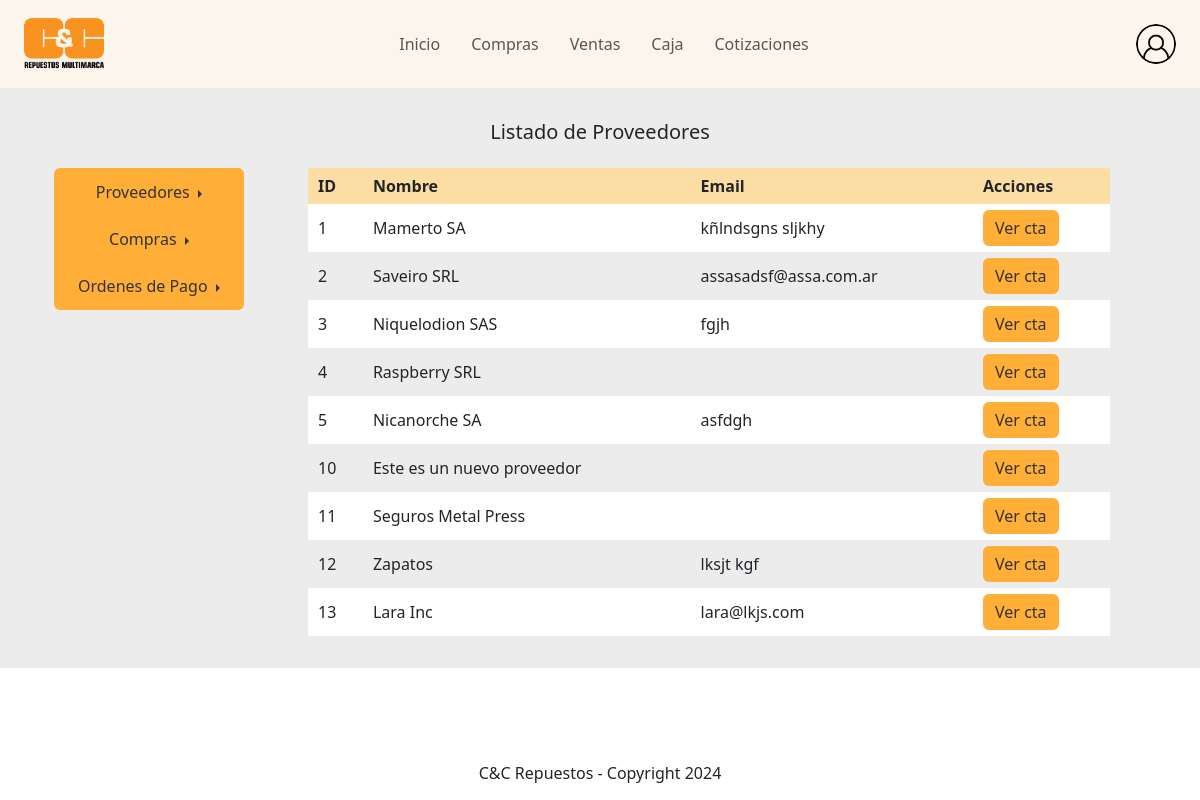
/ (signed in), run on the app's committed database.
### tables this page shows
CREATE TABLE `proveedores` (
  `id` int(10) UNSIGNED NOT NULL,
  `nombre` varchar(200) NOT NULL,
  `domicilio` varchar(200) NOT NULL,
  `telefono` varchar(45) NOT NULL,
  `cuit` varchar(11) NOT NULL,
  `email` varchar(50) NOT NULL
);

### src/controllers/ProveedoresController.php (called while the page is built, shortened)
<?PHP
class ProveedoresController{
    public static function list( ){
        $proveedor = new ProveedoresModel( );
        $listado = $proveedor->all( );
        return [
            'view' => 'proveedores/list.php',
            'proveedores' => $listado
        ];
    }
}

### src/models/EntityModel.php (called while the page is built, shortened)
<?php
class EntityModel{
    protected $pdo;
    public function connect( ){
        if (!$this->pdo) {
        $server = 'mysql:host='.DBHOST.';dbname='.DBNAME.';charset='.DBCHARSET;
        try {
        $this->pdo = new PDO( $server, DBUSER, DBPASS);
        $this->pdo->setAttribute(PDO::ATTR_ERRMODE, PDO::ERRMODE_EXCEPTION);
            } catch (PDOException $e) {
                die("Error de conexión: " . $e->getMessage());
            }
        }
    }
}
?>

### src/models/ProveedoresModel.php (called while the page is built, shortened)
<?PHP
class ProveedoresModel extends EntityModel{
    protected $pdo;
    private int $id;
    private string $nombre;
    private string $email;
    public function getId( ){
        return $this->id;
    }
    public function getNombre( ){
        return $this->nombre;
    }
    public function getEmail( ){
        return $this->email;
    }
    public function all( ){
    $stmt = $this->pdo->prepare( 'SELECT id, nombre, domicilio, telefono, cuit, email FROM proveedores' );
    $stmt->execute( );
    $stmt->setFetchMode( PDO::FETCH_CLASS, ProveedoresModel::class );
    return $stmt->fetchAll( );
    }
}

### src/views/proveedores/list.php (the view, shortened to what this page needs)
<main>
<div class="w-100 d-flex justify-content-center" style="padding-bottom: 1em;">
        <h5 class="text-center">Listado de Proveedores</h5>
    </div>
<div class="container-lg alto d-flex">
    <div class="container">
    <div class="row">
    <div class="col-2">
            <div class="btn-group-vertical" role="group" aria-label="Vertical button group">
                <div class="btn-group dropend btn" role="group">
                    <button type="button" class="btn dropdown-toggle" data-bs-toggle="dropdown" aria-expanded="false">
                    Proveedores
                    </button>
                </div>
                <div class="btn-group dropend btn" role="group">
                    <button type="button" class="btn dropdown-toggle" data-bs-toggle="dropdown" aria-expanded="false">
                    Compras
                    </button>
                </div>
                <div class="btn-group dropend btn" role="group">
                    <button type="button" class="btn dropdown-toggle" data-bs-toggle="dropdown" aria-expanded="false">
                    Ordenes de Pago
                    </button>
                </div>
            </div>
        </div>
        <div class="col-10" style="padding: 0 3em 0 5em;">
<table>
    <thead>
        <tr>
            <th>ID</th>
            <th>Nombre</th>
            <th>Email</th>
            <th>Acciones</th>
        </tr>
    </thead>
    <tbody>
        <?php foreach( $respuesta['proveedores'] as $p ): ?>
        <tr>
            <td><?php echo $p->getId( ); ?></td>
            <td><?php echo $p->getNombre( ); ?></td>
            <td><?php echo $p->getEmail( ); ?></td>
            <td>
                <a class="btn" data-bs-id="<?php echo $p->getId( ); ?>" type="button" data-bs-toggle="modal" data-bs-target="#resumenModalId">Ver cta</a>
            </td>
        </tr>
        <?php endforeach; ?>
    </tbody>
</table>
        </div>
    </div>
    </div>
</div>
</main>

### index.php (shortened to what this page needs)
<?php
$entidad = $_GET['entidad'] ?? 'proveedores';
$entidad = ucfirst(strtolower($entidad));
$accion = $_GET['accion'] ?? 'list';
$clase = 'App\\Controllers\\'.$entidad.'Controller';
$id = $_GET['id'] ?? null;
if ($id) {
    $respuesta = $clase::$accion($id);
} else {
    $respuesta = $clase::$accion();
}
$archivo = $respuesta['view'];
if ($archivo !== 'login.php') {
    include(VIEWS . '/inc/header.php');
}
include(VIEWS . '/' . $archivo);
if ($archivo !== 'login.php') {
    include(VIEWS . '/inc/footer.php');
}
?>

### src/views/inc/header.php (shortened to what this page needs)
<?php
if (!isset($_SESSION['username'])) {
    header("Location: /login");
    exit();
}?><!DOCTYPE html>
<html lang="es">
<head>
    <link rel="stylesheet" href="/assets/css/estilos.css">
<link href="https://cdn.jsdelivr.net/npm/bootstrap@5.3.3/dist/css/bootstrap.min.css" rel="stylesheet">
<link rel="stylesheet" href="https://code.jquery.com/ui/1.13.1/themes/base/jquery-ui.css">
</head>
<body>
    <header class="d-flex justify-content-between align-items-center px-4 py-3">
        <div>
            <img src="/assets/img/logo.png" width="80px">
        </div>
        <div>
            <?php include( __DIR__ . '/nav.php') ; ?>
        </div>
        <div class="dropdown" style="margin-left: 2em;">
            <img src="<?php echo !empty($_SESSION['avatar']) ? $_SESSION['avatar'] : '/assets/img/generic_avatar.png'; ?>" width="25" alt="" class="avatar" id="avatarDropdown" data-bs-toggle="dropdown" aria-expanded="false">
        </div>
    </header>
    <main>

### src/views/inc/nav.php (shortened to what this page needs)
<nav class="navbar navbar-expand-lg" style="background-color: #fcf5eb; border-radius: 5px;" >
    <div class="container-fluid">
    <div class="collapse navbar-collapse" id="navbarSupportedContent">
        <ul class="navbar-nav me-auto mb-2 mb-lg-0">
            <li class="nav-item">
                <a class="nav-link" aria-current="page" href="/dashboard">Inicio</a>
            </li>
            <li class="nav-item">
                <a class="nav-link" href='/dashboard/comprasdash'>Compras</a>
            </li>
            <li class="nav-item">
                <a class="nav-link" href='/dashboard/ventasdash'>Ventas</a>
            </li>
            <li class="nav-item">
                <a class="nav-link" href='/dashboard/cajadash'>Caja</a>
            </li>
            <li class="nav-item">
                <a class="nav-link" href='/dashboard/cotizadash'>Cotizaciones</a>
            </li>
        </ul>
        </div>
    </div>
</nav>

### src/views/inc/footer.php
</main>
    <footer class="footer">
        <div>
            C&C Repuestos - Copyright 2024
        </div>
    </footer>
</body>
</html>

### assets/css/estilos.css (style rules this page uses)
body { margin: 0; font-family: 'Segoe UI', Tahoma, Geneva, Verdana, sans-serif; background: #d6d6d6; display: flex; flex-direction: column; min-height: 100dvh; }
header { display: flex; justify-content: space-between; align-items: center; padding: 5em 7em; background: #fcf5eb; }
.avatar { width: 40px; height: 40px; border-radius: 50%; object-fit: cover; }
main { width: 100vw; padding-top: 1em; padding-bottom: 1em; background: #ececec; box-sizing: border-box; }
nav ul { list-style: none; margin: 0; padding: 0; display: flex; gap: 15px; }
nav ul a { background: #ececec; display: block; padding: 7px 15px; border-radius: 3px; color: black; text-decoration: none; }
table { width: 100%; border-collapse: collapse; }
table th, table td { padding: 6px 10px; }
table th { background: #fcdda3; text-align: left; }
table tbody tr:nth-child(odd) td { background: white; }
table td a { text-decoration: none; color: black; }
.btn { background-color: #ffaf38 !important; border: none !important; color: #333 !important; }
.dropdown-toggle { background-color: transparent !important; }
.footer { bottom: 0; left: 0; width: 100%; text-align: center; box-sizing: border-box; padding: 15px; margin-top: auto; }
.alto { min-height: 40vh; align-items: center; }

### data on the page
proveedores: id "1", nombre "Mamerto SA", email "kñlndsgns sljkhy"
proveedores: id "2", nombre "Saveiro SRL", email "assasadsf@assa.com.ar"
proveedores: id "3", nombre "Niquelodion SAS", email "fgjh"
proveedores: id "4", nombre "Raspberry SRL"
proveedores: id "5", nombre "Nicanorche SA", email "asfdgh"
proveedores: id "10", nombre "Este es un nuevo proveedor"
proveedores: id "11", nombre "Seguros Metal Press"
proveedores: id "12", nombre "Zapatos", email "lksjt kgf"
proveedores: id "13", nombre "Lara Inc", email "lara@lkjs.com"
